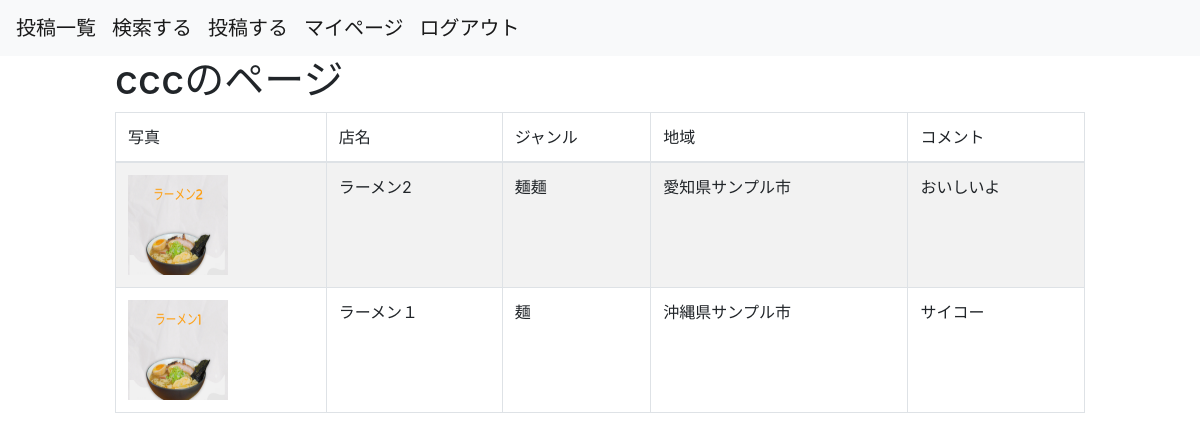
Page /boards/another_product_list/4 (signed in) on the committed database.
### accounts/models.py (models this page shows, shortened)
class Users(AbstractBaseUser, PermissionsMixin):
    username = models.CharField(max_length=150)
    email = models.EmailField(max_length=255, unique=True)
    is_active = models.BooleanField(default=True)
    is_staff = models.BooleanField(default=False)
    USERNAME_FIELD = 'email'
    REQUIRED_FIELDS = ['username']
    objects = UserManager()

### boards/models.py (models this page shows, shortened)
class Products(models.Model):
    picture = models.FileField(upload_to='product_pictures/%Y/%m/%d', blank =True, null=True)
    store_name = models.CharField(max_length=1000)
    kinds = models.CharField(max_length=1000, blank =True, null=True)
    zip_code = models.CharField(max_length=8, blank =True, null=True)
    place_prefecture = models.CharField(max_length=1000, blank =True, null=True)
    place_another = models.CharField(max_length=1000, blank =True, null=True)
    comments = models.CharField(max_length=1000, blank =True, null=True)
    main_comments = models.CharField(max_length=1000, blank =True, null=True)
    created_at = models.DateTimeField(auto_now_add=True)
    user = models.ForeignKey(
        Users, on_delete=models.CASCADE
    )
    class Meta:
        db_table = 'products'
        ordering = ["-created_at"]

### boards/views.py (the view)
# urls.py: path('another_product_list/<int:pk>', ProductListView_Another.as_view(), name='another_product_list'),
class ProductListView_Another(LoginRequiredMixin, ListView):
    model = Products
    template_name = os.path.join('boards', 'another_product_list.html')
    def get_context_data(self, **kwargs):
        context = super().get_context_data(**kwargs)
        data_list = Products.objects.filter(user_id=self.kwargs['pk'])
        context['product_data_list'] = data_list
        context['user__name'] = data_list[0].user.username
        return context

### templates/boards/another_product_list.html
{% extends 'base.html' %}
{% block content %}
<div class="col-10 offset-1">
    <h1>{{user__name}}のページ</h1>
<table class="table table-striped table-bordered">
<thead>
  <tr>
     <td>写真</td>
     <td>店名</td>
     <td>ジャンル</td>
     <td>地域</td>
     <td>コメント</td>
  </tr>
</thead>
<tbody>
{% for object in product_data_list %}
  <tr>
    <td><a href="{% url 'boards:product_detail' pk=object.id %}">
      <img width="100px" height="100px" src={{ object.picture.url }}>
    </a></td>
    <td>{{ object.store_name }}</td>
    <td>{{ object.kinds }}</td>
    <td>{{ object.place_prefecture }}</td>
    <td>{{ object.comments }}</td>
</tr>
{% endfor %}
</tbody>
</table>
</div>
{% endblock %}

### rows in the picture
Users: username "ccc"
Products: picture (picture), store_name "ラーメン2", kinds "麺麺", place_prefecture "愛知県サンプル市", comments "おいしいよ"
Products: picture (picture), store_name "ラーメン１", kinds "麺", place_prefecture "沖縄県サンプル市", comments "サイコー"
